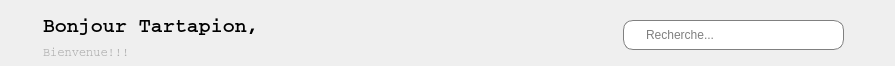
        <widget class="QWidget" name="header_widget_2" native="true">
         <property name="minimumSize">
          <size>
           <width>895</width>
           <height>0</height>
          </size>
         </property>
         <property name="maximumSize">
          <size>
           <width>16777215</width>
           <height>66</height>
          </size>
         </property>
         <layout class="QHBoxLayout" name="horizontalLayout_3">
          <property name="leftMargin">
           <number>5</number>
          </property>
          <property name="topMargin">
           <number>10</number>
          </property>
          <property name="rightMargin">
           <number>5</number>
          </property>
          <property name="bottomMargin">
           <number>5</number>
          </property>
          <item>
           <layout class="QHBoxLayout" name="horizontalLayout_4">
            <property name="spacing">
             <number>-1</number>
            </property>
            <property name="topMargin">
             <number>0</number>
            </property>
            <property name="bottomMargin">
             <number>0</number>
            </property>
            <item>
             <widget class="QPushButton" name="pushButton">
              <property name="styleSheet">
               <string notr="true">border:none;</string>
              </property>
              <property name="text">
               <string/>
              </property>
              <property name="icon">
               <iconset resource="../ressources.qrc">
                <normaloff>:/icones/menu.png</normaloff>:/icones/menu.png</iconset>
              </property>
              <property name="iconSize">
               <size>
                <width>29</width>
                <height>35</height>
               </size>
              </property>
              <property name="checkable">
               <bool>true</bool>
              </property>
             </widget>
            </item>
            <item>
             <layout class="QVBoxLayout" name="verticalLayout_15">
              <property name="spacing">
               <number>5</number>
              </property>
              <property name="topMargin">
               <number>5</number>
              </property>
              <item>
               <widget class="QLabel" name="label">
                <property name="font">
                 <font>
                  <family>Courier</family>
                  <pointsize>15</pointsize>
                  <bold>true</bold>
                 </font>
                </property>
                <property name="text">
                 <string>Bonjour Tartapion,</string>
                </property>
               </widget>
              </item>
              <item>
               <widget class="QLabel" name="label_6">
                <property name="font">
                 <font>
                  <family>Courier</family>
                 </font>
                </property>
                <property name="styleSheet">
                 <string notr="true">color: rgb(169, 169, 169);</string>
                </property>
                <property name="text">
                 <string>Bienvenue!!!</string>
                </property>
               </widget>
              </item>
             </layout>
            </item>
           </layout>
          </item>
          <item>
           <spacer name="horizontalSpacer_6">
            <property name="orientation">
             <enum>Qt::Orientation::Horizontal</enum>
            </property>
            <property name="sizeHint" stdset="0">
             <size>
              <width>358</width>
              <height>20</height>
             </size>
            </property>
           </spacer>
          </item>
          <item>
           <layout class="QHBoxLayout" name="horizontalLayout_2">
            <item>
             <widget class="QLineEdit" name="lineEdit_2">
              <property name="minimumSize">
               <size>
                <width>0</width>
                <height>30</height>
               </size>
              </property>
              <property name="maximumSize">
               <size>
                <width>16777215</width>
                <height>30</height>
               </size>
              </property>
              <property name="styleSheet">
               <string notr="true">QLineEdit{
	padding-left: 20px;
	border: 1px solid gray;
	border-radius:10px
}</string>
              </property>
              <property name="placeholderText">
               <string>Recherche...</string>
              </property>
             </widget>
            </item>
            <item>
             <widget class="QLabel" name="label_7">
              <property name="minimumSize">
               <size>
                <width>40</width>
                <height>40</height>
               </size>
              </property>
              <property name="maximumSize">
               <size>
                <width>40</width>
                <height>40</height>
               </size>
              </property>
              <property name="text">
               <string/>
              </property>
              <property name="pixmap">
               <pixmap resource="../ressources.qrc">:/icones/profile.png</pixmap>
              </property>
              <property name="scaledContents">
               <bool>true</bool>
              </property>
             </widget>
            </item>
           </layout>
          </item>
         </layout>
        </widget>
